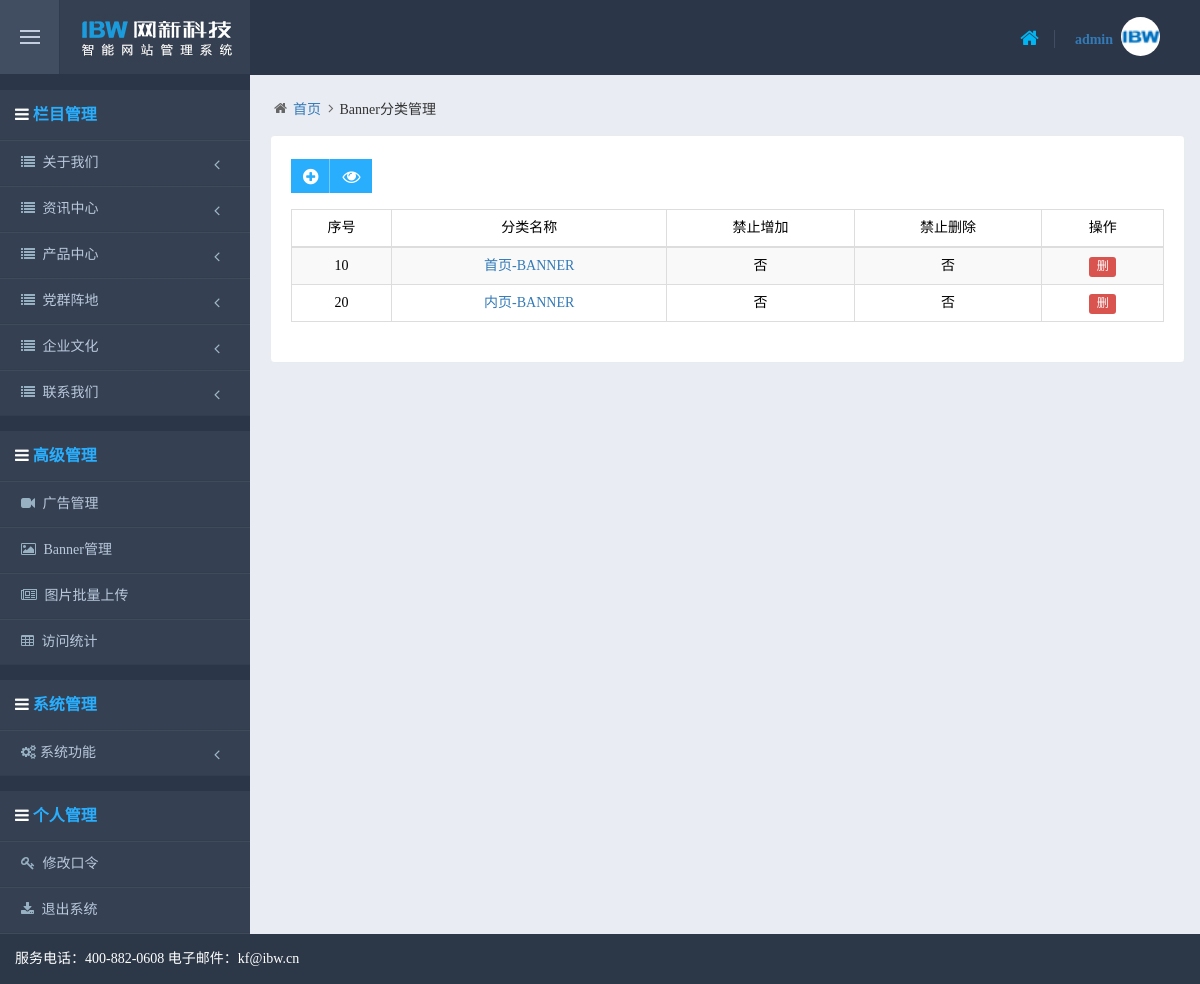
/manage/banner_class_list.php (signed in), run on the app's committed database.
### tables this page shows
CREATE TABLE `info_class` (
  `id` varchar(20) NOT NULL DEFAULT '',
  `sortnum` int(10) unsigned NOT NULL DEFAULT '0',
  `name` varchar(50) NOT NULL DEFAULT '',
  `pic` varchar(200) DEFAULT NULL,
  `content` text,
  `files` text,
  `info_state` varchar(10) NOT NULL DEFAULT '',
  `max_level` tinyint(1) unsigned NOT NULL DEFAULT '0',
  `has_sub` tinyint(1) unsigned NOT NULL DEFAULT '0',
  `sub_content` tinyint(1) unsigned NOT NULL DEFAULT '0',
  `sub_pic` tinyint(1) unsigned NOT NULL DEFAULT '0',
  `hasViews` tinyint(1) unsigned NOT NULL DEFAULT '0',
  `hasState` tinyint(1) unsigned NOT NULL DEFAULT '0',
  `hasPic` tinyint(1) unsigned NOT NULL DEFAULT '0',
  `hasAnnex` tinyint(1) unsigned NOT NULL DEFAULT '0',
  `hasIntro` tinyint(1) unsigned NOT NULL DEFAULT '0',
  `hasContent` tinyint(1) unsigned NOT NULL DEFAULT '0',
  `hasWebsite` tinyint(1) unsigned NOT NULL DEFAULT '0',
  `hasAuthor` tinyint(1) unsigned NOT NULL DEFAULT '0',
  `hasSource` tinyint(1) unsigned NOT NULL DEFAULT '0',
  `hasKeyword` tinyint(1) unsigned NOT NULL DEFAULT '0',
  `state` tinyint(1) unsigned NOT NULL DEFAULT '0',
  `hasPics` tinyint(1) unsigned DEFAULT '0',
  `hasPic2` tinyint(1) unsigned DEFAULT '0',
  `hasContent2` tinyint(1) unsigned DEFAULT '0',
  `hasContent3` tinyint(1) unsigned DEFAULT '0',
  `hasContent4` tinyint(1) unsigned DEFAULT '0',
  `hasContent5` tinyint(1) unsigned DEFAULT '0',
  `hasContent6` tinyint(1) unsigned DEFAULT '0',
  `en_name` varchar(50) DEFAULT NULL,
  `hasDescription` tinyint(1) NOT NULL DEFAULT '0',
  `keyword` varchar(200) DEFAULT NULL,
  `description` varchar(200) DEFAULT NULL,
  PRIMARY KEY (`id`),
  KEY `sortnum` (`sortnum`)
);

CREATE TABLE `advanced` (
  `id` int(10) unsigned NOT NULL DEFAULT '0',
  `sortnum` int(10) unsigned NOT NULL DEFAULT '0',
  `name` varchar(50) NOT NULL DEFAULT '',
  `default_file` varchar(50) NOT NULL DEFAULT '',
  `state` tinyint(1) unsigned NOT NULL DEFAULT '0',
  PRIMARY KEY (`id`),
  UNIQUE KEY `id` (`id`)
);

CREATE TABLE `banner_class` (
  `id` int(10) NOT NULL,
  `sortnum` int(20) NOT NULL,
  `name` varchar(100) NOT NULL,
  `add_deny` int(10) NOT NULL,
  `delete_deny` int(10) NOT NULL,
  `hasPic1` int(10) NOT NULL,
  `hasCon` int(10) NOT NULL,
  KEY `id` (`id`)
);

### config.php (called while the page is built, shortened)
<?
$config["db_host"] = "localhost";
$config["db_user"] = "root";
$config["db_pass"] = "";
$config["db_name"] = "newphp6";

### include/onlyDB.php (called while the page is built, shortened)
<?
class onlyDB
{
	var $dbHost       = "";
	var $dbUser       = "";
	var $dbPassword   = "";
	var $dbName       = "";
	var $linkId;
	function onlyDB($dbHost, $dbUser, $dbPassword, $dbName = "")
	{
		$this->dbHost      = $dbHost;
		$this->dbUser      = $dbUser;
		$this->dbPassword  = $dbPassword;
		$this->dbName      = $dbName;
	}
	function connect()
	{
		$this->linkId = mysql_connect($this->dbHost, $this->dbUser, $this->dbPassword);
		if ($this->dbName)
		{
			return $this->select_db($this->dbName);
		}
		return true;
	}
	function select_db($dbName)
	{
		$rt = mysql_select_db($dbName);
		if (!$rt)
		{
			raise( new OnlyException( $this->error() ) );
		}
		else
		{
			$this->dbName = $dbName;
		}
		return $rt;
	}
	function query($query)
	{
		$rt = mysql_query($query, $this->linkId);
		return $rt;
	}
	function fetch_array($result, $fetchModule = MYSQL_ASSOC)
	{
		return mysql_fetch_array($result, $fetchModule);
	}
}
?>

### manage/isadmin.php (called while the page is built, shortened)
<?php
$session_admin_grade	= $_SESSION["ADMIN_GRADE"];
?>

### include/page.php (called while the page is built, shortened)
<?
function Page($page, $pageCount, $baseURL = "", $mask = "<%PAGE%>")
{
	if (!$baseURL)
	{
		$baseURL = $_SERVER["PHP_SELF"] . "?";
		$baseURL .= 'page=' . $mask;
	}
	else
	{
		$baseURL .= 'page=' . $mask;
	}
	$pageCount = $pageCount ? $pageCount : 1;
 	$pages  = "<font>( <font color='red'>" . $page . "</font> / " . $pageCount . " )&nbsp;&nbsp;";
	$pages .= "<a title='First Page' style='text-decoration:none;color:black;' " . ($page > 1 ? "href='" . str_replace($mask, 1, $baseURL) . "'" : "") . "><b>首页</b></a>&nbsp;&nbsp;";
	$pages .= "<a title='Provious Page' style='text-decoration:none;color:black;' " . ($page > 1 ? "href='" . str_replace($mask, $page - 1, $baseURL) . "'" : "") . "><b>上一页</b></a>&nbsp;&nbsp;";
	$pages .= "<a title='Next Page' style='text-decoration:none;color:black;' " . ($page < $pageCount ? "href='" . str_replace($mask, $page + 1, $baseURL) . "'" : "") . "><b>下一页</b></a>&nbsp;&nbsp;";
	 $pages .= "<a title='Last Page' style='text-decoration:none;color:black;' " . ($page < $pageCount ? "href='" . str_replace($mask, $pageCount, $baseURL) . "'" : "") . "><b>末页</b></a>&nbsp;&nbsp;</font>";
	$pages .= "<select name='page' onchange=\"window.location=this.options[this.selectedIndex].value\">\n";
	for ($i = 1; $i <= $pageCount; $i++)
	{
		$URL = str_replace($mask, $i, $baseURL);
		if ($page == $i)
		{
			$pages .= "<option value='$i' selected>$i</option>\n";
		}
		else
		{
			$pages .= "<option value=\"$URL\">$i</option>\n";
		}
	}
	$pages .= "</select>";
	return $pages;
}
?>

### manage/banner_class_list.php (the view, shortened to what this page needs)
<?
require(dirname(__FILE__) . "/isadmin.php");
require(dirname(__FILE__) . "/config.php");
$page	= (int)$_GET["page"] > 0 ? (int)$_GET["page"] : 1;
$listUrl	= "banner_class_list.php?page=$page";
$editUrl		= "banner_class_edit.php";
?>
<!DOCTYPE html>
<html lang="zh-CN">
<head>
<link href="themes/plugins/bootstrap/css/bootstrap.min.css" rel="stylesheet" />
<link href="themes/fonts/font-awesome/css/font-awesome.min.css" rel="stylesheet" />
<link href="themes/plugins/uniform/css/uniform.default.css" rel="stylesheet" />
<link href="themes/css/shy.css" rel="stylesheet" />
<link href="themes/css/shy-skin.css" rel="stylesheet" />
</head>
<body>
<?
	require_once("header.php");
?>
<div class="page-container clearfix">
	<div class="page-content-wrapper">
		<?
		require_once("menu.php");
		?>
		<div class="page-content">
			<ul class="page-breadcrumb breadcrumb">
				<li><i class="fa fa-home"></i><a href="index.php">首页</a></li>
				<li><i class="fa fa-angle-right"></i><span class="active">Banner分类管理</span></li>
			</ul>
			<div class="row">
				<div class="col-md-12">
					<div class="portlet light">
						<div class="portlet-title">
							<div class="row">
								<div class="col-xs-12 col-sm-12">
									<div class="caption"><a class="btn btn-shy btn-default tooltips" href="<?=$editUrl?>" data-placement="top" data-original-title="添加信息"><i class="fa fa-plus-circle"></i></a> <a class="btn btn-shy btn-default tooltips" href="<?=$listUrl?>" data-placement="top" data-original-title="刷新列表"><i class="fa fa-eye"></i></a></div>
								</div>
								<div class="col-xs-6 col-sm-6">
								</div>
							</div>
						</div>
						<div class="portlet-body table-responsive">
							<form id="listForm" method="post">
							<table class="table table-striped table-bordered table-hover table-checkable order-column dataTable no-footer" id="sample_1">
								<thead>
									<tr>
 										<th width="100" class="text-center">序号</th>
										<th class="text-center">分类名称</th>
										<th class="text-center hidden-xs">禁止增加</th>
										<th class="text-center hidden-xs">禁止删除</th>
 										<th class="text-center">操作</th>
									</tr>
								</thead>
								<tbody>
									<?
									$page_size = DEFAULT_PAGE_SIZE;
									$sql = "select id, sortnum, name, add_deny, delete_deny from banner_class order by sortnum asc";
									$sql .= " limit " . ($page - 1) * $page_size . ", " . $page_size;
									$rst = $db->query($sql);
									while ($row = $db->fetch_array($rst)){
									?>
									<tr class="<?if($i%2==1){echo "odd";}else{echo "even";}?>">
										<th class="text-center"><?=$row["sortnum"]?></th>
										<th class="text-center"><a href="<?=$editUrl?>?id=<?=$row["id"]?>"><?=$row["name"]?></a></th>
					                    <th class="text-center hidden-xs">
					                    	<?
					                        switch ($row["add_deny"]){
												case 0:
													echo "否";
													break;
											}
											?>
					                    </th>
					                    <th class="text-center hidden-xs">
					                    	<?
					                        switch ($row["delete_deny"]){
												case 0:
													echo "否";
													break;
											}
											?>
					                    </th>
										<th class="text-center"><a class="label label-sm label-danger tooltips" href="<?=$listUrl?>&id=<?=$row["id"]?>" data-placement="top" data-original-title="删除" onClick="return confirm('该操作将同时删除此栏目下所有信息，删除后不能恢复。确定删除此栏目[<?=$row["name"]?>]吗？');">删</a></th>
									</tr>
									<?
									}
									?>
								</tbody>
							</table>
							</form>
						</div>
					</div>
				</div>
			</div>
		</div>
	</div>
</div>
<?
	require_once("foot.php");
?>
</body>
</html>

### manage/menu.php (shortened to what this page needs)
<?
$db = new onlyDB($config["db_host"], $config["db_user"], $config["db_pass"], $config["db_name"]);
?>
<div class="page-sidebar-wrapper">
	<div class="page-sidebar navbar-collapse collapse">
		<ul class="page-sidebar-menu" data-slide-speed="200">
			<li class="heading"> <i class="fa fa-navicon"></i> 栏目管理</li>
            <?
            $sql = "select id, name, state from info_class where id like '" . CLASS_SPACE . "' order by sortnum asc";
			$rst = $db->query($sql);
			while ($row = $db->fetch_array($rst))
			{
				if ($session_admin_grade == ADMIN_HIDDEN || $session_admin_grade == ADMIN_SYSTEM || $session_admin_grade == ADMIN_ADVANCED || hasBegin4Include($session_admin_popedom, $row["id"]) == true)
				{
			?>
			<li class="nav-item">
				<a href="javascript:;" class="nav-toggle"> <i class="fa fa-list"></i> <span class="title"><?=$row["name"]?></span><span class="arrow"></span></a>
					<?
					$sql  = "select id, name from info_class where id like '" . $row["id"] . CLASS_SPACE . "' order by sortnum asc";
					?>
			</li>
			<?
				}
            }
            if ($session_admin_grade == ADMIN_HIDDEN || $session_admin_grade == ADMIN_SYSTEM || count($session_admin_advanced) > 0)
			{
			?>
			<li class="heading"> <i class="fa fa-navicon"></i> 高级管理</li>
        	<?
        		if ($session_admin_grade == ADMIN_HIDDEN){
				$sql = "select id, name, default_file from advanced where state>0 order by sortnum asc limit 20";
				}else{
				$sql = "select id, name, default_file from advanced where state=1 order by sortnum asc limit 20";
				}
				$rst = $db->query($sql);
				while ($row = $db->fetch_array($rst))
				{
					if ($session_admin_grade == ADMIN_HIDDEN || $session_admin_grade == ADMIN_SYSTEM || hasInclude($session_admin_advanced, $row["id"]) == true)
					{
				?>
				<li class="nav-item">
					<a href="<?=$row["default_file"]?>" class="nav-toggle"> <i class="fa fa-ico<?=$row["id"]?>"></i> <span class="title"><?=$row["name"]?></span></a>
	            </li>
				<?
					}
	            }
	        ?>
			<?
            }
            if ($session_admin_grade == ADMIN_HIDDEN || $session_admin_grade == ADMIN_SYSTEM)
			{
			?>
			<li class="heading"> <i class="fa fa-navicon"></i> 系统管理</li>
			<li class="nav-item"><a href="javascript:;" class="nav-toggle"><i class="fa fa-cogs"></i><span  class="title">系统功能</span><span class="arrow"></span> </a>
			</li>
			<?
            }
			?>
			<li class="heading"> <i class="fa fa-navicon"></i> 个人管理</li>
			<li class="nav-item"><a href="admin_changepass.php" class="nav-toggle"> <i class="fa fa-key"></i> <span class="title">修改口令</span></a></li>
			<li class="nav-item"><a href="logout.php" class="nav-toggle" onClick="if (confirm('确定要退出吗？')) return true; else return false;"> <i class="fa  fa-download"></i> <span class="title">退出系统</span></a></li>
		</ul>
	</div>
</div>

### data on the page
info_class: name "关于我们"
info_class: name "资讯中心"
info_class: name "产品中心"
info_class: name "党群阵地"
info_class: name "企业文化"
info_class: name "联系我们"
advanced: name "广告管理"
advanced: name "Banner管理"
advanced: name "图片批量上传"
advanced: name "访问统计"
banner_class: sortnum "10", name "首页-BANNER", add_deny "否", delete_deny "否"
banner_class: sortnum "20", name "内页-BANNER", add_deny "否", delete_deny "否"

### other printed values
$_SESSION["ADMIN_NAME"] "admin"
